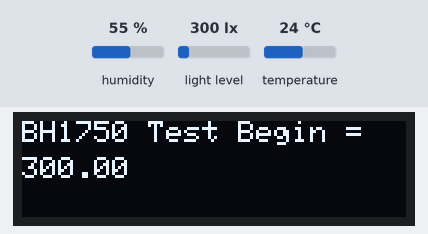
The sketch below on a simulated Arduino Uno, built with avr-gcc and run on an emulated ATmega328P. Shown: 128×32 one-colour display. The inputs (shaded band) are chosen by the test bench; at power-on: humidity 55 %, light level 300 lx, temperature 24 °C.

Above: at 6.8 s.
6.9 s: humidity set to 22 %
At 9.8 s:
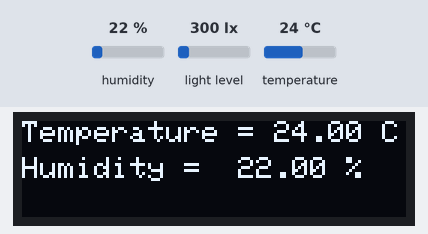
13.7 s: light level set to 40 lx
At 18.6 s:
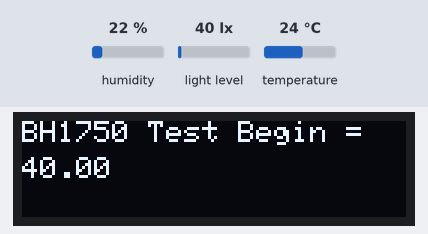
22.7 s: temperature set to 12 °C
At 27.7 s:
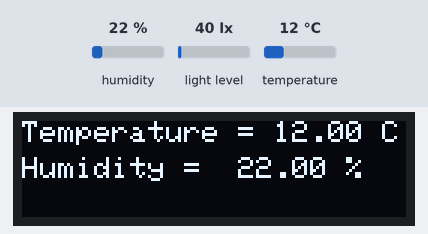
31.8 s: light level set to 500 lx
At 37.8 s:
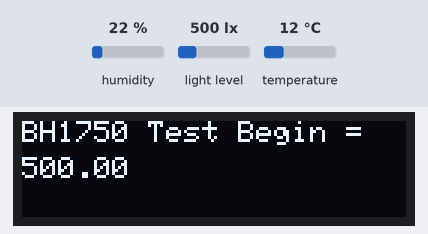
40.9 s: humidity set to 40 %
At 46.9 s:
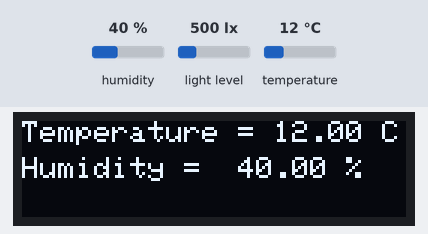
50.0 s: light level set to 1000 lx
At 55.8 s:
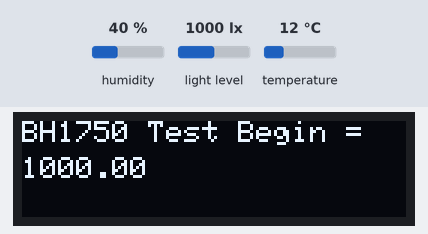
Timing chart, 0 to 57.3 s (numbered marks = the images above; inputs shaded):
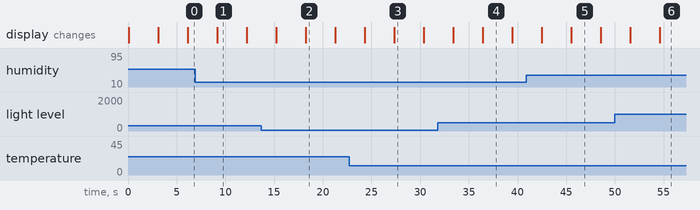

The sketch:

BH1750_DHT22_128x32.ino
```cpp
#include <SPI.h>
#include <Wire.h>
#include <BH1750.h>   // light intensity Sensor header file
BH1750 lightMeter;

#include <dht.h>        // Include library
int outPin=3;        // Defines pin number to which the sensor is connected
dht DHT;               // Creates a DHT object

#include <Adafruit_GFX.h>
#include <Adafruit_SSD1306.h>
#define SCREEN_WIDTH 128 // OLED display width, in pixels
#define SCREEN_HEIGHT 32 // OLED display height, in pixels

// Declaration for an SSD1306 display connected to I2C (SDA, SCL pins)
// The pins for I2C are defined by the Wire-library.
// On an arduino UNO:       A4(SDA), A5(SCL)
// On an arduino MEGA 2560: 20(SDA), 21(SCL)
// On an arduino LEONARDO:   2(SDA),  3(SCL), ...
#define OLED_RESET     -1 // Reset pin # (or -1 if sharing Arduino reset pin)
#define SCREEN_ADDRESS 0x3C ///< See datasheet for Address; 0x3D for 128x64, 0x3C for 128x32
Adafruit_SSD1306 display(SCREEN_WIDTH, SCREEN_HEIGHT, &Wire, OLED_RESET);

int t1=3000;
int t2=3000;
void setup() {
  Serial.begin(9600);
  Wire.begin();
  lightMeter.begin();
  // SSD1306_SWITCHCAPVCC = generate display voltage from 3.3V internally
  if(!display.begin(SSD1306_SWITCHCAPVCC, SCREEN_ADDRESS)) {
    Serial.println(F("SSD1306 allocation failed"));
    for(;;); // Don't proceed, loop forever
  }
    display.clearDisplay();
}

void loop()
{
  lux();
  delay(t1);
  temp();
  delay(t2);

}

void lux()
{
   float lux = lightMeter.readLightLevel();
   display.setTextSize(0.2);
   display.setTextColor(WHITE);
   display.setCursor(0,0);
   display.print("BH1750 Test Begin =  ");
   display.setCursor(0,12);
   display.print(lux);
   delay(10);
   display.display();
   display.clearDisplay();
}

void temp()
{
  int readData = DHT.read22(outPin);
  float t = DHT.temperature;        // Read temperature
  float h = DHT.humidity;           // Read humidity
   display.setTextSize(0.2);
   display.setTextColor(WHITE);
   display.setCursor(0,0);
   display.print("Temperature = ");
   display.print(t);
   display.print(" C");
   display.setCursor(0,12);
   display.print("Humidity =  ");
   display.print(h);
   display.print(" %");
   delay(10);
   display.display();
   display.clearDisplay();
}
```

Measured:
- after the input at 6.9 s, the display: changes after 2.3 s (image 1)
- after the input at 13.7 s, the display: first differs from a run without the input after 4.5 s (image 2)
- after the input at 22.7 s, the display: first differs from a run without the input after 4.6 s (image 3)
- after the input at 31.8 s, the display: first differs from a run without the input after 4.6 s (image 4)
- after the input at 40.9 s, the display: first differs from a run without the input after 4.6 s (image 5)
- after the input at 50.0 s, the display: first differs from a run without the input after 4.6 s (image 6)
- what the display in image 1 shows lasts 3.0 s, from 9.2 s to 12.2 s
